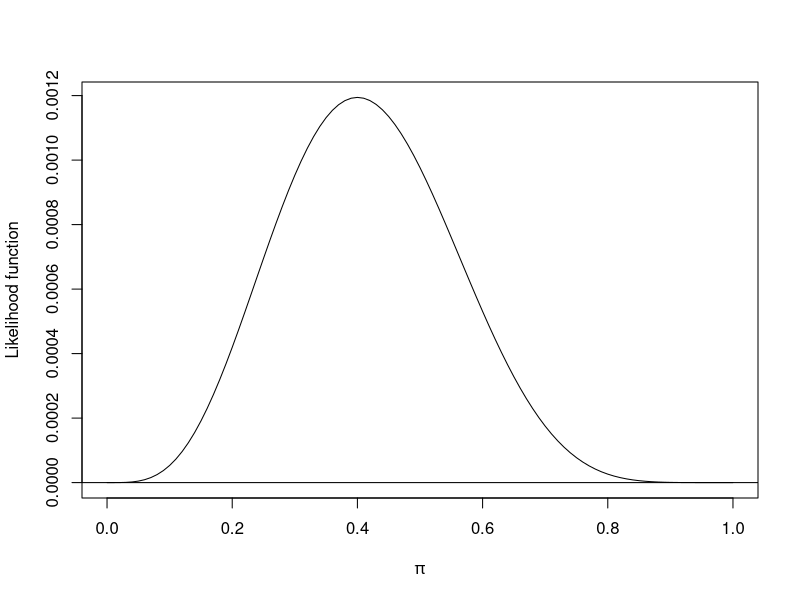
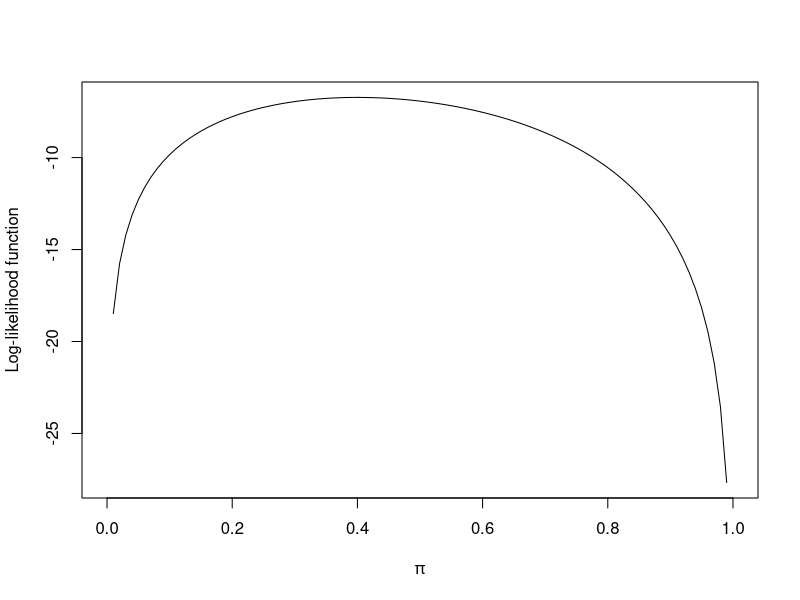
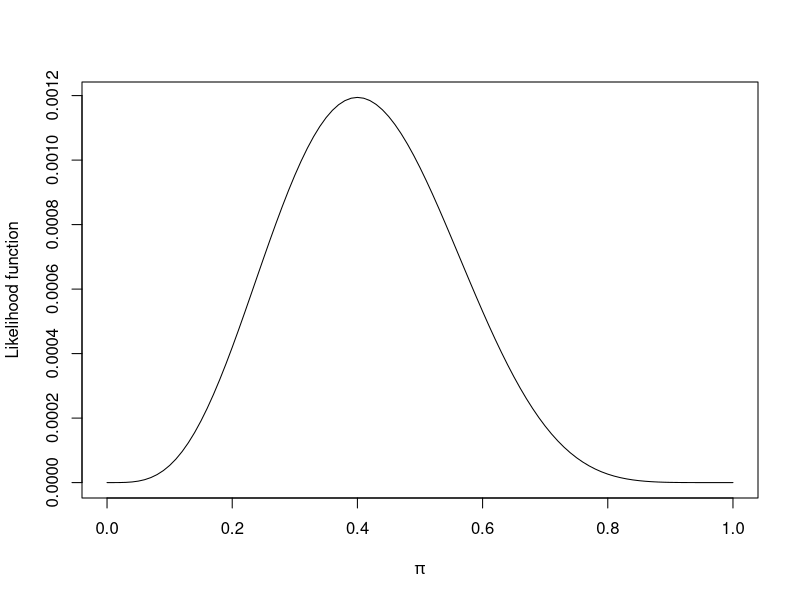
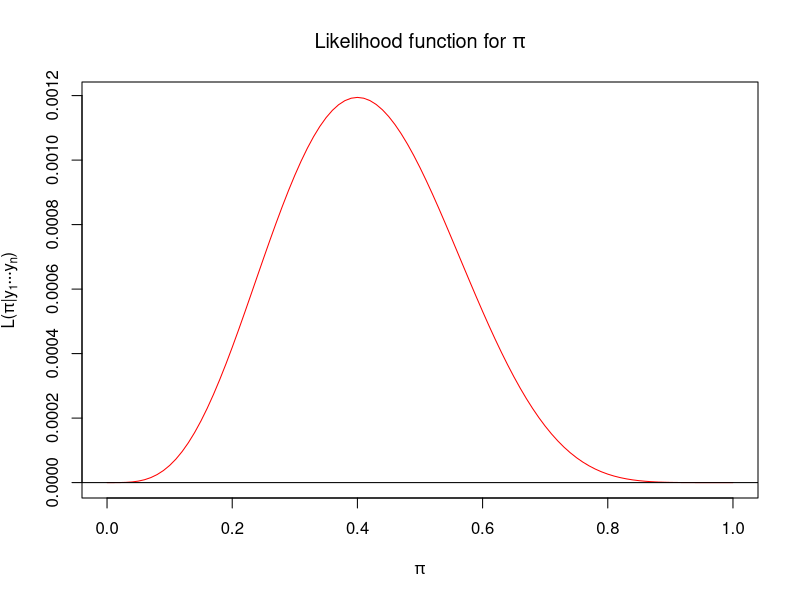

The R source for these figures, in order:
######################################################################
# NAME:  Chris Bilder                                                #
# DATE:  9-23-10                                                     #
# UPDATE:                                                            #
# Purpose: Compute and plot the likelihood function                  #
#                                                                    #
# NOTES:                                                             #
#                                                                    #
######################################################################

sum.y<-4
n<-10
pi<-c(0.2, 0.3, 0.35, 0.39, 0.4, 0.41, 0.5)
Lik<-pi^sum.y*(1-pi)^(n-sum.y)
data.frame(pi, Lik)

x11(width = 7, height = 6, pointsize = 12)
# Likelihood function plot
# pdf(file = "c:\\figures\\FigureB.1BW.pdf", width = 7, height = 6, colormodel = "cmyk")   # Create plot for book
curve(expr = x^sum.y*(1-x)^(n-sum.y), from = 0, to = 1,
      xlab = expression(pi), ylab = "Likelihood function")
abline(h = 0)
# dev.off()  # Create plot for book

# Log-likelihood function plot
curve(expr = sum.y*log(x) + (n-sum.y)*log(1-x), from = 0, to = 1,
      xlab = expression(pi), ylab = "Log-likelihood function")

# Similar plot but using plot() function
pi<-seq(from = 0, to = 1, by = 0.01)
Lik<-pi^sum.y*(1-pi)^(n-sum.y)
save<-data.frame(pi, Lik)
head(save)
plot(x = pi, y = Lik, xlab = expression(pi), xlim = c(0,1), ylab = "Likelihood function", type = "l")  
  
# Y-axis and title uses expression() as well
curve(expr = x^sum.y*(1-x)^(n-sum.y), from = 0, to = 1, col = "red",
      main = expression(paste("Likelihood function for ", pi)),
      xlab = expression(pi), ylab = expression(paste(L, "(", pi, "|", y[1],...,y[n],")" ) ))
abline(h=0)      


#
